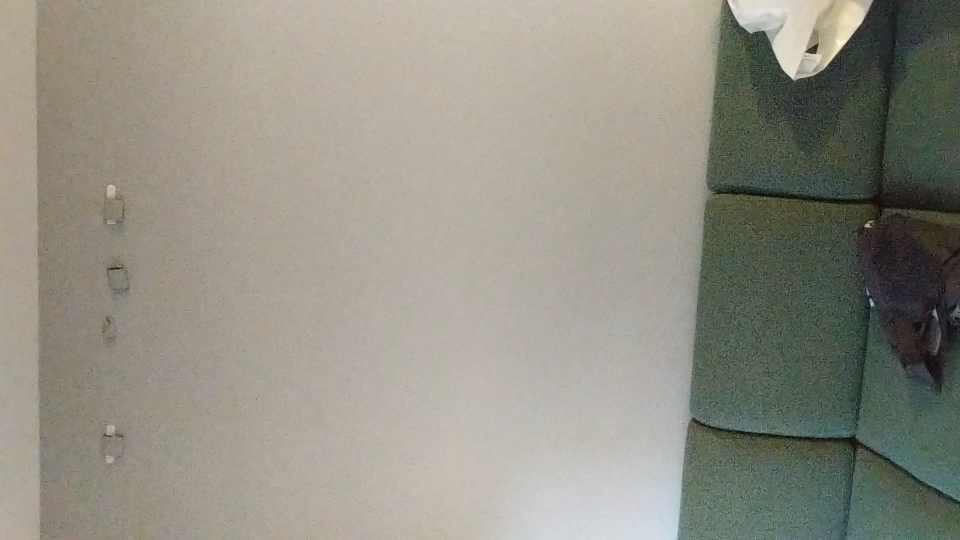
#> input picture data/frame0.jpg, 1920 x 1080 px (shown at 1/2 size)
$ python -i extract_pixels.py   (imports and definitions only)   (older library calls are emulated)
#> lines starting #> are read from the running program, lines starting #| are printed output that depends on the picture
from PIL import Image, ImageFilter
from matplotlib import pyplot as plt

class PixelExtractor:

   def __init__(self, image_path, color = 'g'):
      """Image represents file path to target file """
      self.image_path = image_path
      self.color = color

   def imageprepare(self, argv):
      """
      This function returns the pixel values as one array with 784 pixel values normalized
      so that 255 is 1 and 0 is 0.

      """
#> called with argv = '../data/frame0.jpg'
      im = Image.open(argv).convert('L')
      img = im.resize((28, 28), Image.ANTIALIAS).filter(ImageFilter.SHARPEN)
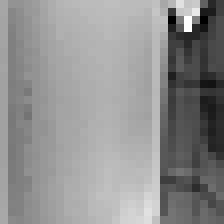
#> img: PIL image 28x28 L (shown 8 times larger); min 0, max 255, mean 142.8
      tv = list(img.getdata())
#> tv = 784 values, max 255 at index 79, min 0 at index 77, mean 142.8

      # normalize pixels to 0 and 1. 0 is pure white, 1 is pure black.
      tva = [(255 - x) * 1.0 / 255.0 for x in tv]
#> tva = 784 values, max 1 at index 77, min 0 at index 79, mean 0.44
      return tva

   def reshape_pixel_array(self, pixel_arr):
      """ Takes flat array of 784 values and turns it into a 2d array with 28 rows of size 28 """
      reshaped_pixel_arr = []
      n = 28
      while n <= len(pixel_arr):
         reshaped_pixel_arr.append(pixel_arr[n-28:n])
         n+=28

      return reshaped_pixel_arr

   def extract_target_pixel_location(self):
      """ Returns list of target pixel locations """
      #Respective Image location
      pixel_array = self.imageprepare(self.image_path)
#> pixel_array has the same summary as tva in imageprepare

      #Select less_than_target color point --> must be calibrated
      #?? Should we use an abstract class here instead of an if statment ??
      if self.color == "g":
         less_than_target = .15
      else:
         raise ValueError("Unknown color value")

      #Chooses target pixels as well as it's location
      target_pixels = []
      for pixel in enumerate(pixel_array):
         if pixel[1] < less_than_target:
            target_pixels.append(pixel[0])
#> this loop made 784 passes
#> pixel on passes 1 to 3: (0, 0.345), (1, 0.427), (2, 0.427)
#> after the loop, target_pixels = [22, 52, 79, 107, 718, 746, 774]

      return target_pixels


   def draw_image(self):
      """ Draws the image representation of the rgb pixel valued image """

      pixel_array = self.imageprepare(self.image_path)
      newArr = self.reshape_pixel_array(pixel_array)
      plt.imshow(newArr, interpolation='nearest')
      plt.savefig('MNIST_IMAGE.png')#save MNIST image
      plt.show()#Show / plot that image


# x = PixelExtractor('data/frame10.jpg', 'g')
# print(x.extract_target_pixel_location())


"""
[[  0   0   0   0   0   0   0   0   0   0   0   0   0   0   0   0   0   0
0   0   0   0   0   0   0   0   0   0]
 [  0   0   0   0   0   0   0   0   0   0   0   0   0   0   0   0   0   0
    0   0   0   0   0   0   0   0   0   0]
 [  0   0   0   0   0   0   0   0   0   0   0   0   0   0   0   0   0   0
    0   0   0   0   0   0   0   0   0   0]
 [  0   0   0   0   0   0   0   0   0   0   0   0   0   0   0   0   0   0
    0   0   0   0   0   0   0   0   0   0]
 [  0   0   0   0   0   0   0   0   0   0   0   0   0   0   0   0   0   0
    0   0   0   0   0   0   0   0   0   0]
 [  0   0   0   0   0   0   0   0   0   0   0   0  15  97 106 144 206 255
  232  31   0   0   0   0   0   0   0   0]
 [  0   0   0   0   0   0   0   0   0  25 139 209 230 254 194 132 115  55
  236  36   0   0   0   0   0   0   0   0]
 [  0   0   0   0   0   0  32 147 231 231 221 159  76  15   0   0  68 225
  130   0   0   0   0   0   0   0   0   0]
 [  0   0   0   0   0   0  90 184  91   0   0   0   0   0   6 125 248 138
    7   0   0   0   0   0   0   0   0   0]
 [  0   0   0   0   0   0  11   7   0   0   0   0  14  98 184 214  59   0
    0   0   0   0   0   0   0   0   0   0]
 [  0   0   0   0   0   0   0   0   0   0   0  60 193 215  89   0   0   0
    0   0   0   0   0   0   0   0   0   0]
 [  0   0   0   0   0   0   0   0   0  52 152 248 124  19   0   0   0   0
    0   0   0   0   0   0   0   0   0   0]
 [  0   0   0   0   0   0   0  92 239 250 254 156  55   7   0   0   0   0
    0   0   0   0   0   0   0   0   0   0]
 [  0   0   0   0   0   0   0  64 134 187 209 249 243 197 121  81   3   0
    0   0   0   0   0   0   0   0   0   0]
 [  0   0   0   0   0   0   0   0   0   0   0  26  23  96 166 254 177  58
    0   0   0   0   0   0   0   0   0   0]
 [  0   0   0   0   0   0   0   0   0   0   0   0   0   0   0  40 174 255
  144   9   0   0   0   0   0   0   0   0]
 [  0   0   0   0   0   0   0   0   0   0   0   0   0   0   0   0   3  80
  221 176   0   0   0   0   0   0   0   0]
 [  0   0   0   0   0   0   0   0   0   0   0   0   0   0   0   0   0   0
   31 253 117   0   0   0   0   0   0   0]
 [  0   0   0   0   0   0   0   0   0   0  11   3   0   0   0   0   0   0
    0 162 194   0   0   0   0   0   0   0]
 [  0   0   0   0   0   0   0   0   0   9 205  15   0   0   0   0   0   0
    0 105 211   5   0   0   0   0   0   0]
 [  0   0   0   0   0   0   0   0   0 158  67   0   0   0   0   0   0   0
    0 136 212   5   0   0   0   0   0   0]
 [  0   0   0   0   0   0   0   0   0 179  45   0   0   0   0   0   0   0
   18 241 132   0   0   0   0   0   0   0]
 [  0   0   0   0   0   0   0   0   0 104 200  23   0   0   0   0   0  25
  204 226  20   0   0   0   0   0   0   0]
 [  0   0   0   0   0   0   0   0   0   0 107 248 181 120 121 142 190 232
  165  18   0   0   0   0   0   0   0   0]
 [  0   0   0   0   0   0   0   0   0   0   0  55 139 201 224 179 127  25
    0   0   0   0   0   0   0   0   0   0]
 [  0   0   0   0   0   0   0   0   0   0   0   0   0   0   0   0   0   0
    0   0   0   0   0   0   0   0   0   0]
 [  0   0   0   0   0   0   0   0   0   0   0   0   0   0   0   0   0   0
    0   0   0   0   0   0   0   0   0   0]
 [  0   0   0   0   0   0   0   0   0   0   0   0   0   0   0   0   0   0
    0   0   0   0   0   0   0   0   0   0]]

    """

>>> result = PixelExtractor('../data/frame0.jpg').extract_target_pixel_location()
#> result = [22, 52, 79, 107, 718, 746, 774]
